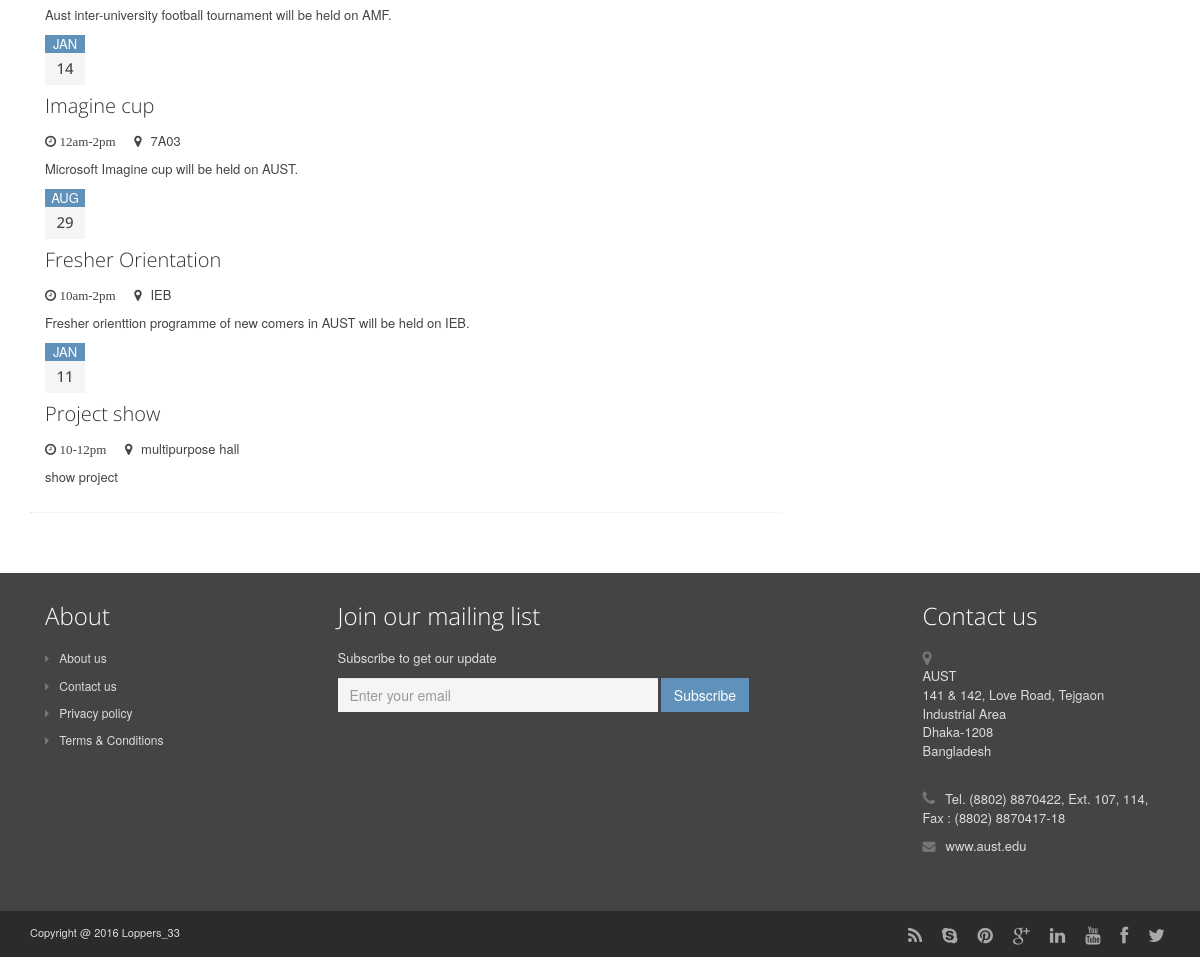
/event.php (lower part), run on an earlier commit of the app's database.
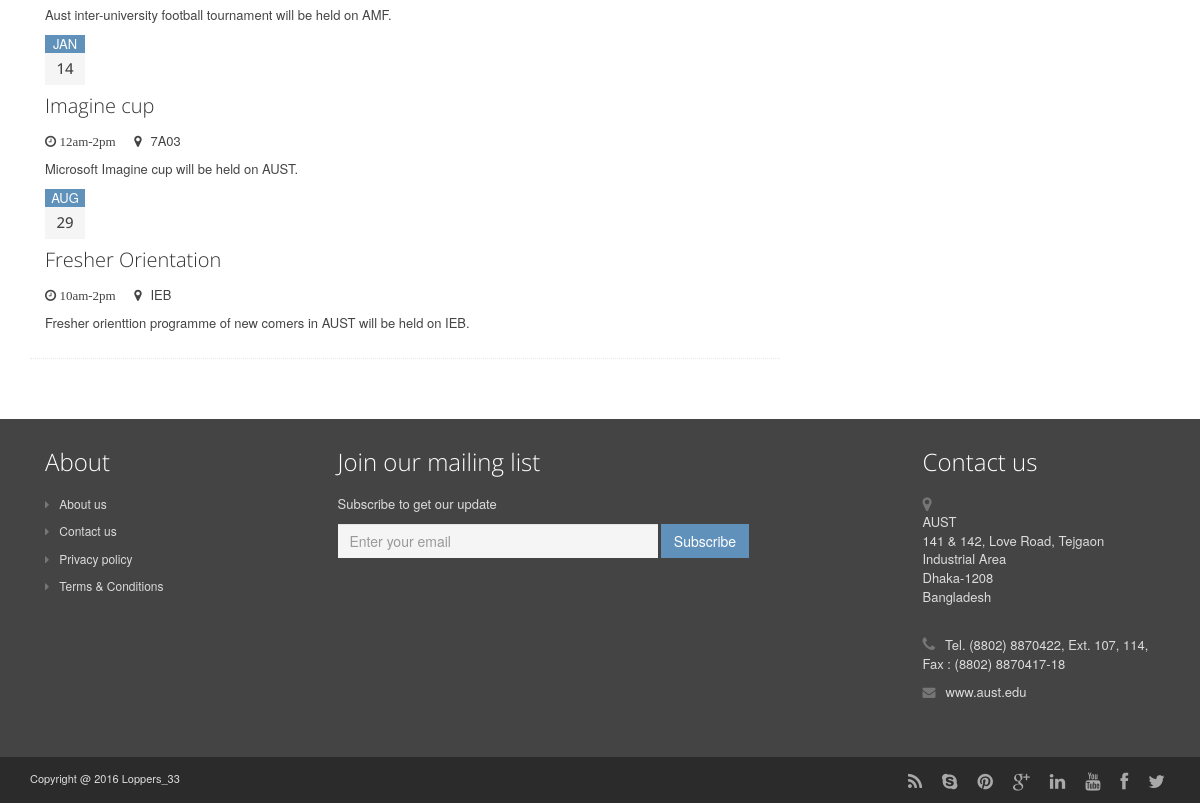
And on a later commit of the database.
### tables this page shows
CREATE TABLE `event` (
  `e_id` int(11) NOT NULL,
  `month` varchar(11) NOT NULL,
  `date` int(11) NOT NULL,
  `title` varchar(50) NOT NULL,
  `time` varchar(50) NOT NULL,
  `loc` varchar(50) NOT NULL,
  `desc` varchar(1000) NOT NULL
);

### event.php (the view, shortened to what this page needs)
<?php
	include 'header.php';
?>
<div class="content container">
    <div class="page-wrapper">
         <div class="page-content">
            <div class="row page-row">
              <div class="events-wrapper col-md-8 col-sm-7">
                    <article class="events-item page-row has-divider clearfix">
                        <div class="date-label-wrapper col-md-1 col-sm-2">
                          <?php
                            $con=mysqli_connect("localhost","root","","sms");
                            $rslt=mysqli_query($con,"SELECT * from event order by e_id desc");
                            while ($row=mysqli_fetch_array($rslt))
                            {
                          ?>
                            <p class="date-label">
                                <span class="month">
                                    <?php
                                            echo $row['month'];
                                    ?>
                                </span>
                                <span class="date-number">
                                    <?php
                                            echo $row['date'];
                                    ?>
                                </span>
                            </p>
                        </div>
                        <div class="details col-md-11 col-sm-10">
                            <h3 class="title">
                                <?php
                                        echo $row['title'];
                                ?>
                            </h3>
                            <p class="meta">
                            <span class="time">
                                <i class="fa fa-clock-o">
                                    <?php
                                        echo $row['time'];
                                    ?>
                                </i>
                                </span>
                            <span class="location">
                                <i class="fa fa-map-marker"></i>
                                    <?php
                                            echo $row['loc'];
                                    ?>
                                </span>
                            </p>
                            <p class="desc">
                            <?php
                                    echo $row['desc'];
                            ?>
                            </p>
                            <?php
                                }
                            ?>
                        </div>
                    </article>
              </div>
           </div>
         </div>
     </div>
 </div>
<?php
	include 'footer.php';
?>

What changed in the data, as far as the page shows it:
removed event: month "JAN", date "11", title "Project show", time "10-12pm", loc "multipurpose hall", desc "show project"
